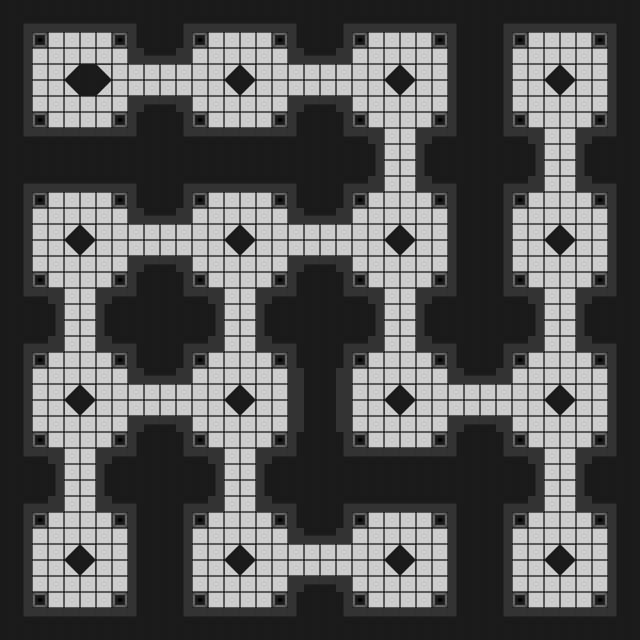

Below is a game level as drawn by its tile map, then a one-line description and the .tmx file that defines it, in full:
An orthogonal 40x40 tile map with 16x16 px tiles, 1 tile layer (Camada de Tiles 1).

<map version="1.0" orientation="orthogonal" renderorder="right-down" width="40" height="40" tilewidth="16" tileheight="16" nextobjectid="1">
 <tileset firstgid="1" name="map" tilewidth="16" tileheight="16" tilecount="16" columns="4">
  <image source="map.png" trans="ff00ff" width="64" height="64" />
 </tileset>
 <layer name="Camada de Tiles 1" width="40" height="40">
  <data encoding="csv">
2,2,2,2,2,2,2,2,2,2,2,2,2,2,2,2,2,2,2,2,2,2,2,2,2,2,2,2,2,2,2,2,2,2,2,2,2,2,2,2,
2,9,8,8,8,8,8,8,10,2,2,9,8,8,8,8,8,8,10,2,2,9,8,8,8,8,8,8,10,2,2,9,8,8,8,8,8,8,10,2,
2,7,4,1,1,1,1,4,5,2,2,7,4,1,1,1,1,4,5,2,2,7,4,1,1,1,1,4,5,2,2,7,4,1,1,1,1,4,5,2,
2,7,1,1,1,1,1,1,2684354563,8,8,2684354563,1,1,1,1,1,1,2684354563,8,8,3,1,1,1,1,1,1,5,2,2,7,1,1,1,1,1,1,5,2,
2,7,1,1,16,2,13,1,1,1,1,1,1,1,16,13,1,1,1,1,1,1,1,1,16,13,1,1,5,2,2,7,1,1,16,13,1,1,5,2,
2,7,1,1,15,2,14,1,1,1,1,1,1,1,15,14,1,1,1,1,1,1,1,1,15,14,1,1,5,2,2,7,1,1,15,14,1,1,5,2,
2,7,1,1,1,1,1,1,2684354563,6,6,2684354563,1,1,1,1,1,1,2684354563,6,6,2684354563,1,1,1,1,1,1,5,2,2,7,1,1,1,1,1,1,5,2,
2,7,4,1,1,1,1,4,5,2,2,7,4,1,1,1,1,4,5,2,2,7,4,1,1,1,1,4,5,2,2,7,4,1,1,1,1,4,5,2,
2,12,6,6,6,6,6,6,11,2,2,12,6,6,6,6,6,6,11,2,2,12,6,2684354563,1,1,2684354563,6,11,2,2,12,6,2684354563,1,1,2684354563,6,11,2,
2,2,2,2,2,2,2,2,2,2,2,2,2,2,2,2,2,2,2,2,2,2,2,7,1,1,5,2,2,2,2,2,2,7,1,1,5,2,2,2,
2,2,2,2,2,2,2,2,2,2,2,2,2,2,2,2,2,2,2,2,2,2,2,7,1,1,5,2,2,2,2,2,2,7,1,1,5,2,2,2,
2,9,8,8,8,8,8,8,10,2,2,9,8,8,8,8,8,8,10,2,2,9,8,2684354563,1,1,2684354563,8,10,2,2,9,8,2684354563,1,1,2684354563,8,10,2,
2,7,4,1,1,1,1,4,5,2,2,7,4,1,1,1,1,4,5,2,2,7,4,1,1,1,1,4,5,2,2,7,4,1,1,1,1,4,5,2,
2,7,1,1,1,1,1,1,2684354563,8,8,2684354563,1,1,1,1,1,1,2684354563,8,8,2684354563,1,1,1,1,1,1,5,2,2,7,1,1,1,1,1,1,5,2,
2,7,1,1,16,13,1,1,1,1,1,1,1,1,16,13,1,1,1,1,1,1,1,1,16,13,1,1,5,2,2,7,1,1,16,13,1,1,5,2,
2,7,1,1,15,14,1,1,1,1,1,1,1,1,15,14,1,1,1,1,1,1,1,1,15,14,1,1,5,2,2,7,1,1,15,14,1,1,5,2,
2,7,1,1,1,1,1,1,2684354563,6,6,2684354563,1,1,1,1,1,1,2684354563,6,6,2684354563,1,1,1,1,1,1,5,2,2,7,1,1,1,1,1,1,5,2,
2,7,4,1,1,1,1,4,5,2,2,7,4,1,1,1,1,4,5,2,2,7,4,1,1,1,1,4,5,2,2,7,4,1,1,1,1,4,5,2,
2,12,6,2684354563,1,1,2684354563,6,11,2,2,12,6,3,1,1,3,6,11,2,2,12,6,2684354563,1,1,2684354563,6,11,2,2,12,6,2684354563,1,1,2684354563,6,11,2,
2,2,2,7,1,1,5,2,2,2,2,2,2,7,1,1,5,2,2,2,2,2,2,7,1,1,5,2,2,2,2,2,2,7,1,1,5,2,2,2,
2,2,2,7,1,1,5,2,2,2,2,2,2,7,1,1,5,2,2,2,2,2,2,7,1,1,5,2,2,2,2,2,2,7,1,1,5,2,2,2,
2,9,8,2684354563,1,1,2684354563,8,10,2,2,9,8,3,1,1,3,8,10,2,2,9,8,2684354563,1,1,2684354563,8,10,2,2,9,8,2684354563,1,1,2684354563,8,10,2,
2,7,4,1,1,1,1,4,5,2,2,7,4,1,1,1,1,4,5,2,2,7,4,1,1,1,1,4,5,2,2,7,4,1,1,1,1,4,5,2,
2,7,1,1,1,1,1,1,2684354563,8,8,2684354563,1,1,1,1,1,1,2684354563,2,2,2684354563,1,1,1,1,1,1,3,8,8,3,1,1,1,1,1,1,5,2,
2,7,1,1,16,13,1,1,1,1,1,1,1,1,16,13,1,1,3,2,2,3,1,1,16,13,1,1,1,1,1,1,1,1,16,13,1,1,5,2,
2,7,1,1,15,14,1,1,1,1,1,1,1,1,15,14,1,1,3,2,2,3,1,1,15,14,1,1,1,1,1,1,1,1,15,14,1,1,5,2,
2,7,1,1,1,1,1,1,2684354563,6,6,2684354563,1,1,1,1,1,1,3,2,2,3,1,1,1,1,1,1,3,6,6,3,1,1,1,1,1,1,5,2,
2,7,4,1,1,1,1,4,5,2,2,7,4,1,1,1,1,4,5,2,2,7,4,1,1,1,1,4,5,2,2,7,4,1,1,1,1,4,5,2,
2,12,6,3,1,1,3,6,11,2,2,12,6,3,1,1,3,6,11,2,2,12,6,6,6,6,6,6,11,2,2,12,6,3,1,1,3,6,11,2,
2,2,2,7,1,1,5,2,2,2,2,2,2,7,1,1,5,2,2,2,2,2,2,2,2,2,2,2,2,2,2,2,2,7,1,1,5,2,2,2,
2,2,2,7,1,1,5,2,2,2,2,2,2,7,1,1,5,2,2,2,2,2,2,2,2,2,2,2,2,2,2,2,2,7,1,1,5,2,2,2,
2,9,8,3,1,1,3,8,10,2,2,9,8,3,1,1,3,8,10,2,2,9,8,8,8,8,8,8,10,2,2,9,8,3,1,1,3,8,10,2,
2,7,4,1,1,1,1,4,5,2,2,7,4,1,1,1,1,4,5,2,2,7,4,1,1,1,1,4,5,2,2,7,4,1,1,1,1,4,5,2,
2,7,1,1,1,1,1,1,5,2,2,7,1,1,1,1,1,1,3,8,8,3,1,1,1,1,1,1,5,2,2,7,1,1,1,1,1,1,5,2,
2,7,1,1,16,13,1,1,5,2,2,7,1,1,16,13,1,1,1,1,1,1,1,1,16,13,1,1,5,2,2,7,1,1,16,13,1,1,5,2,
2,7,1,1,15,14,1,1,5,2,2,7,1,1,15,14,1,1,1,1,1,1,1,1,15,14,1,1,5,2,2,7,1,1,15,14,1,1,5,2,
2,7,1,1,1,1,1,1,5,2,2,7,1,1,1,1,1,1,3,6,6,3,1,1,1,1,1,1,5,2,2,7,1,1,1,1,1,1,5,2,
2,7,4,1,1,1,1,4,5,2,2,7,4,1,1,1,1,4,5,2,2,7,4,1,1,1,1,4,5,2,2,7,4,1,1,1,1,4,5,2,
2,12,6,6,6,6,6,6,11,2,2,12,6,6,6,6,6,6,11,2,2,12,6,6,6,6,6,6,11,2,2,12,6,6,6,6,6,6,11,2,
2,2,2,2,2,2,2,2,2,2,2,2,2,2,2,2,2,2,2,2,2,2,2,2,2,2,2,2,2,2,2,2,2,2,2,2,2,2,2,2
</data>
 </layer>
</map>